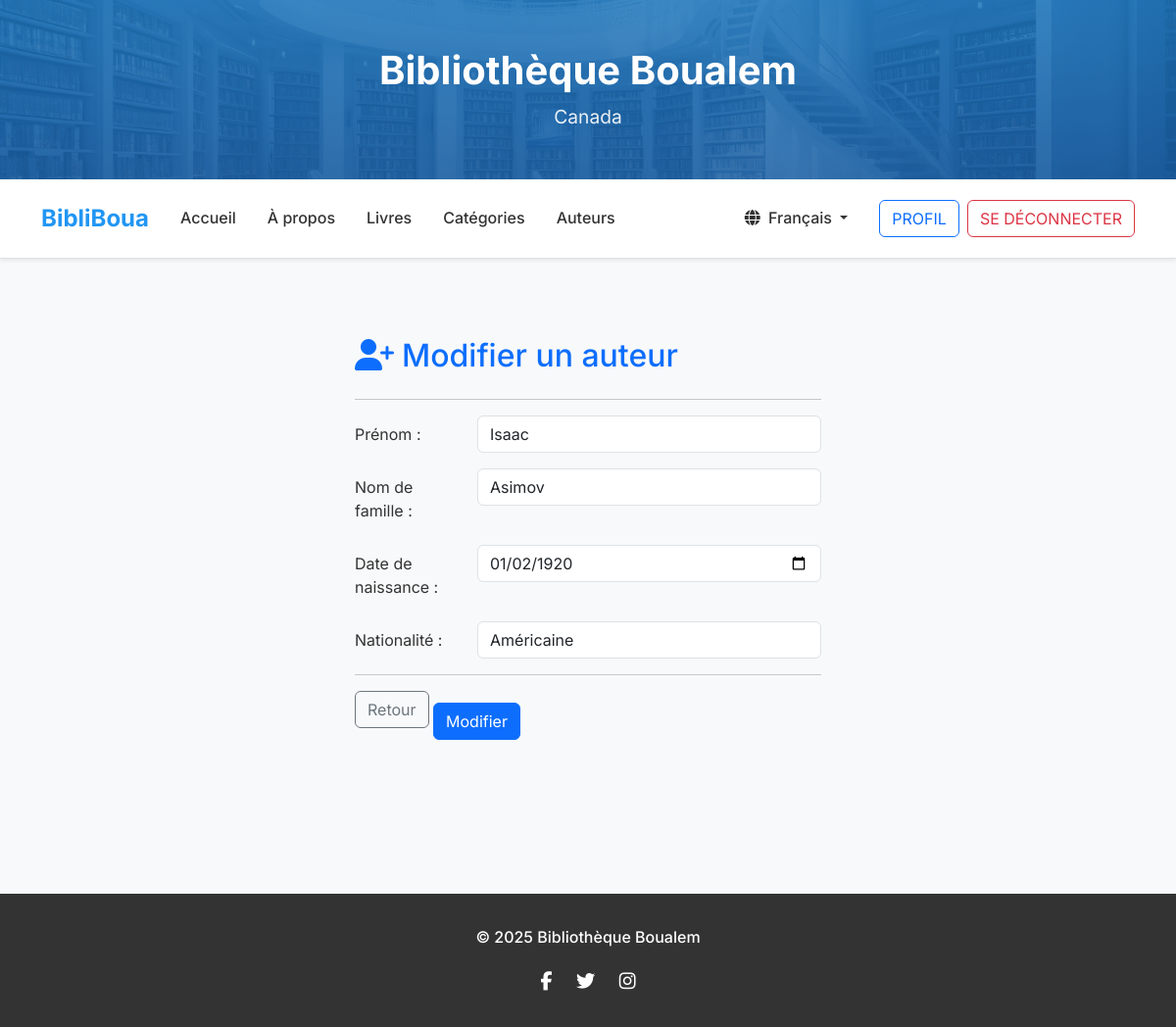
The app's page /fr/editAuthor/8/ (signed in) with its own data.
### app/models.py (models this page shows, shortened)
class Author(models.Model):
  first_name = models.CharField(max_length=50,verbose_name="Prénom")
  last_name= models.CharField(max_length=50,verbose_name="Nom de famille")
  birth_date= models.DateField(verbose_name="Date de naissance",validators=[validate_not_future])
  nationality= models.CharField(max_length=50,verbose_name="Nationnalité")
  class Meta:
    ordering = ('last_name', )
    verbose_name = "auteur"
    verbose_name_plural = "auteurs"

### app/views/author_views.py (the view, shortened to what this page needs)
# urls.py: path('editAuthor/<int:pk>/', EditAuthorView.as_view(), name="edit_author"),
class EditAuthorView(PermissionRequiredMixin, View):
    permission_required = "app.change_author"
    template_name = "app/author/author_form.html"
    def get(self, request, pk):
        author = get_object_or_404(Author, id=pk)
        context = {
            'action_text': _('Modifier'),
            'form': AuthorForm(instance=author)
        }
        return render(request, self.template_name, context)

### app/forms.py (shortened to what this page needs)
class AuthorForm(forms.ModelForm):
  template_name = "app/snippets/form_snippet.html"
  def __init__(self, *args, **kwargs):
    super().__init__(*args, **kwargs)
    self.fields['birth_date'].input_formats = ['%Y-%m-%d']
  class Meta:
    model = Author
    fields = ['first_name', 'last_name', 'birth_date', 'nationality']  # Spécifier explicitement pour éviter les champs de traduction
    widgets = {
      'first_name': forms.TextInput(attrs={'class': 'form-control'}),
      'last_name': forms.TextInput(attrs={'class': 'form-control'}),
      'birth_date': forms.DateInput(attrs={'class': 'form-control', 'type': 'date'}, format='%Y-%m-%d'),
      'nationality': forms.TextInput(attrs={'class': 'form-control'}),
    }
    labels = {
      'first_name': _("Prénom"),
      'last_name': _("Nom de famille"),
      'birth_date': _("Date de naissance"),
      'nationality': _("Nationalité"),
    }

### app/context_processors.py (called while the page is built)
def categories_processor(request):
  return { "all_categories": Category.objects.all() }

### app/templates/app/author/author_form.html (shortened to what this page needs)
{% extends 'base.html' %}
{% load i18n %}
{% block content %}
{% load static %}
<div class="container my-5" style="max-width: 500px;">
    <h2 class="mb-4 text-primary"><i class="fas fa-user-plus me-2"></i>{{ action_text }} {% trans "un auteur" %}</h2>
    <form method="post" enctype="multipart/form-data">
        {{form}}
        <div>
            <a href="{% url 'author_list' %}" class="btn btn-outline-secondary mb-4">{% trans "Retour" %}</a>
            <input type="submit" value="{{ action_text }}" class="btn btn-primary" />
        </div>
    </form>
</div>
{% endblock %}

### app/templates/app/snippets/form_snippet.html (shortened to what this page needs)
<div class="form-horizontal">
    <hr />
    {% for field in form %}
    <div class="form-group mb-3 row">
      <label for="{{ field.id_for_label }}" class="col-form-label col-md-3">{{ field.label }} :</label>
      <div class="col-md-9">
        {{ field }}
      </div>
    </div>
    {% endfor %}
    <hr />
  </div>

### static/css/styles.css (style rules this page uses)
:root { --primary-color: #2196f3; --primary-dark: #1976d2; --secondary-color: #4caf50; --text-dark: #333; --text-muted: #666; --text-light: #777; --background-light: #f8f9fa; --shadow-light: 0 2px 10px rgba(0,0,0,0.1); --shadow-medium: 0 5px 20px rgba(0,0,0,0.15); --border-radius: 8px; --border-radius-large: 15px; }
body { font-family: 'Inter', sans-serif; background-color: var(--background-light); line-height: 1.6; color: var(--text-dark); }

### static/css/base.css (style rules this page uses)
body { font-family: 'Inter', sans-serif; background-color: var(--background-light); margin: 0; color: var(--text-dark); }

### records on screen
Author: form "Isaac" "Asimov" "01/02/1920" "Américaine"

### other values on screen
{{ action_text }} "Modifier"
{{ field.label }} "Prénom" "Nom de famille" "Date de naissance" "Nationalité"
